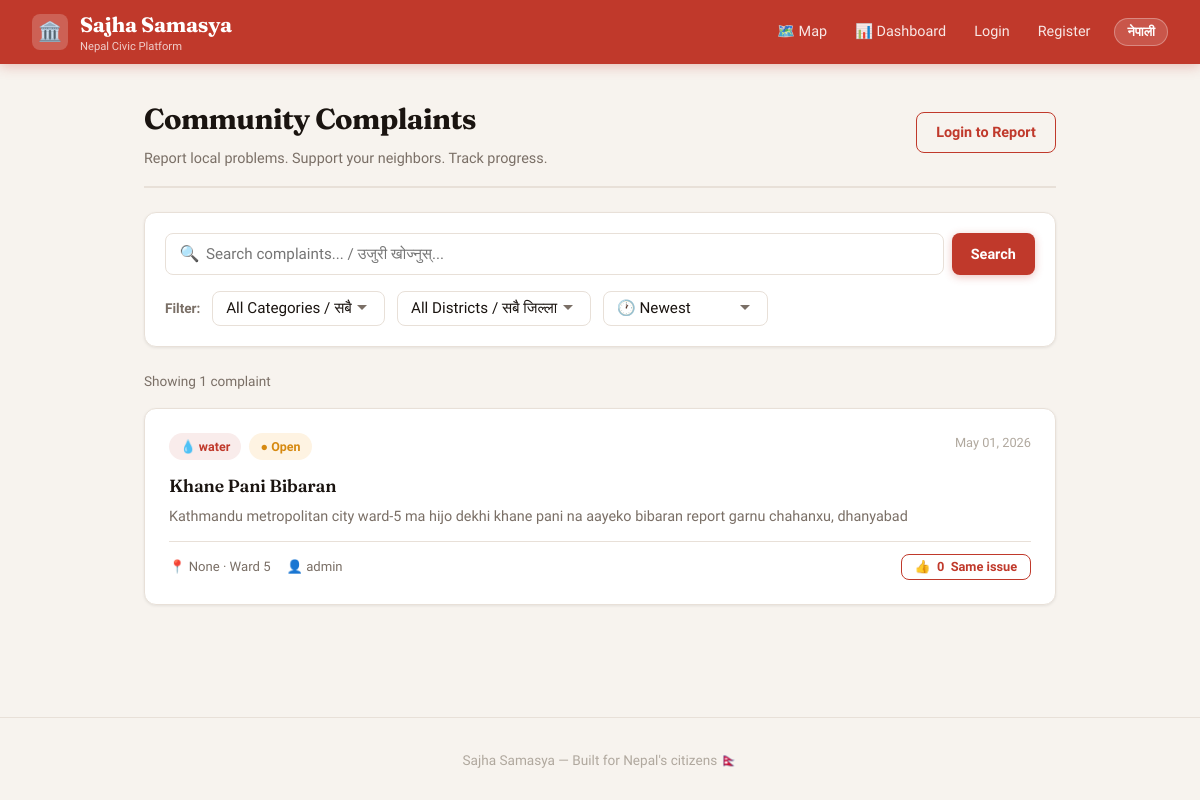
/, run on an earlier commit of the app's database.
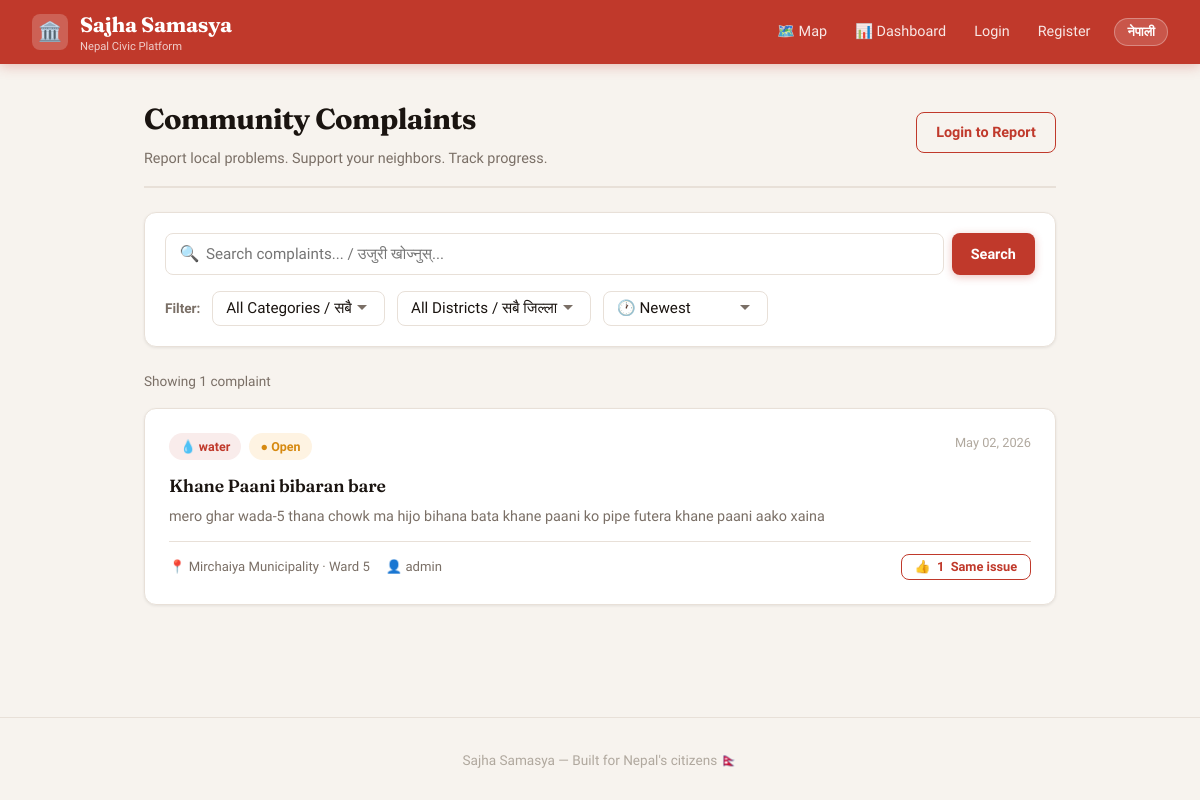
And on a later commit of the database.
### complaints/models.py (models this page shows, shortened)
class Complaint(models.Model):
    CATEGORY_CHOICES = [
        ('Road', 'Bato'),
        ('Water', 'Khane Pani'),
        ('Electricity', 'Bijuli'),
        ('Garbage', 'Fohor'),
        ('Other', 'Aru'),
    ]
    STATUS_CHOICES = [
        ('open', 'Open'),
        ('acknowledged', 'Acknowledged'),
        ('pending', 'Pending'),
        ('in_progress', 'In Progress'),
        ('resolved', 'Resolved'),
    ]
    user = models.ForeignKey(User, on_delete=models.CASCADE)
    ward = models.ForeignKey(Ward, on_delete=models.CASCADE)
    title = models.CharField(max_length=200)
    description = models.TextField()
    category = models.CharField(max_length=50, choices=CATEGORY_CHOICES)
    status = models.CharField(max_length=50, choices=STATUS_CHOICES, default='open')
    photo = models.ImageField(upload_to='complaint_photos/', blank=True, null=True)
    latitude = models.FloatField(blank=True, null=True)  # GPS latitude
    longitude = models.FloatField(blank=True, null=True) # GPS longitude
    created_at = models.DateTimeField(auto_now_add=True)
    updated_at = models.DateTimeField(auto_now=True)

class Ward(models.Model):
    municipality = models.ForeignKey('Municipality', on_delete=models.CASCADE, null=True, blank=True)
    ward_number = models.IntegerField()

class Municipality(models.Model):
    TYPES = [
        ('Metropolitan', 'Metropolitan City'),
        ('sub_Metropolitan', 'Sub-Metropolitan City'),
        ('municipality', 'Municipality'),
        ('rural', 'Rural Municipality'),
    ]
    district = models.ForeignKey(District, on_delete=models.CASCADE)
    name = models.CharField(max_length=100)
    name_np = models.CharField(max_length=100)
    type = models.CharField(max_length=50, choices=TYPES)
    total_wards = models.IntegerField()
    def __str__(self):
        return self.name

### complaints/views.py (the view)
# urls.py: path('', views.home, name='home'),
def home(request):
    complaints_list = Complaint.objects.select_related('user','ward', 'ward__municipality', 'ward__municipality__district').order_by('-created_at')
    category = request.GET.get('category')
    district = request.GET.get('district')
    search = request.GET.get('search')
    sort = request.GET.get('sort', 'newest')  # default sorting by newest
    if category:
        complaints_list = complaints_list.filter(category=category)
    if district:
        complaints_list = complaints_list.filter(ward__municipality__district_id=district)
    if search:
        complaints_list = complaints_list.filter(
            title__icontains=search
        ) | complaints_list.filter(
            description__icontains=search
        )
    if sort == 'oldest':
        complaints_list = complaints_list.order_by('created_at')
    elif sort == 'most_upvoted':
        complaints_list = complaints_list.annotate(upvote_count=Count('upvotes')).order_by('-upvote_count')
    else:  # newest
        complaints_list = complaints_list.order_by('-created_at')
    paginator = Paginator(complaints_list, 10)
    page_number = request.GET.get('page')
    complaints = paginator.get_page(page_number)
    districts = District.objects.select_related('province').order_by('name')
    return render(request, 'home.html', {
        'complaints': complaints,
        'search': search or '',
        'districts': districts,
        'sort': sort,
    })

### complaints/templates/home.html (shortened to what the changed rows need)
{% extends 'base.html' %}
{% block content %}
<div class="page-header">
    <div>
        <h1 class="page-title">
            <span data-en>Community Complaints</span>
        </h1>
    </div>
</div>
{% for complaint in complaints %}
<div class="card card-complaint" onclick="window.location='/complaint/{{ complaint.id }}/'">
    <div style="display:flex; justify-content:space-between; align-items:flex-start; margin-bottom:0.75rem;">
        <div style="display:flex; gap:0.5rem; flex-wrap:wrap;">
            <span class="badge badge-category">
                {% if complaint.category == 'water' %}💧
                {% elif complaint.category == 'road' %}🛣️
                {% elif complaint.category == 'electricity' %}⚡
                {% elif complaint.category == 'waste' %}🗑️
                {% else %}📌{% endif %}
                {{ complaint.get_category_display }}
            </span>
            <span class="badge {% if complaint.status == 'resolved' %}badge-resolved{% elif complaint.status == 'acknowledged' %}badge-acknowledged{% else %}badge-open{% endif %}">
                {% if complaint.status == 'resolved' %}✓{% elif complaint.status == 'acknowledged' %}⏳{% else %}●{% endif %}
                {{ complaint.get_status_display }}
            </span>
        </div>
        <small style="color:var(--text-light); font-size:0.8rem; white-space:nowrap; margin-left:1rem;">
            {{ complaint.created_at|date:"M d, Y" }}
        </small>
    </div>
    <h3 style="font-family:'Fraunces',serif; font-size:1.1rem; font-weight:600; margin-bottom:0.4rem; color:var(--text); letter-spacing:-0.01em;">
        {{ complaint.title }}
    </h3>
    <p style="color:var(--text-muted); font-size:0.9rem; line-height:1.5; margin-bottom:0.8rem;">
        {{ complaint.description|truncatechars:120 }}
    </p>
    <hr class="divider" style="margin:0.75rem 0;">
    <div style="display:flex; justify-content:space-between; align-items:center;">
        <div style="display:flex; align-items:center; gap:1rem;">
            <span style="color:var(--text-muted); font-size:0.82rem;">
                📍 {{ complaint.ward.municipality }} · Ward {{ complaint.ward.ward_number }}
            </span>
            <span style="color:var(--text-muted); font-size:0.82rem;">
                👤 {{ complaint.user.username }}
            </span>
        </div>
        <button
            onclick="event.stopPropagation(); toggleUpvote({{ complaint.id }}, this)"
            class="btn btn-sm btn-outline"
            data-complaint-id="{{ complaint.id }}">
            👍 <span class="upvote-count-{{ complaint.id }}">{{ complaint.upvotes.count }}</span>
            <span data-en>Same issue</span>
        </button>
    </div>
</div>
{% endfor %}
{% endblock %}

What changed in the data, as far as the page shows it:
changed Complaint "water": created_at "May 01, 2026" → "May 02, 2026"; title "Khane Pani Bibaran" → "Khane Paani bibaran bare"; description "Kathmandu metropolitan city ward-5 ma hijo dekhi khane pani na aayeko bibaran report garnu chahanxu, dhanyabad" → "mero ghar wada-5 thana chowk ma hijo bihana bata khane paani ko pipe futera khane paani aako xaina"; ward.municipality "None" → "Mirchaiya Municipality"; upvotes.count "0" → "1"
